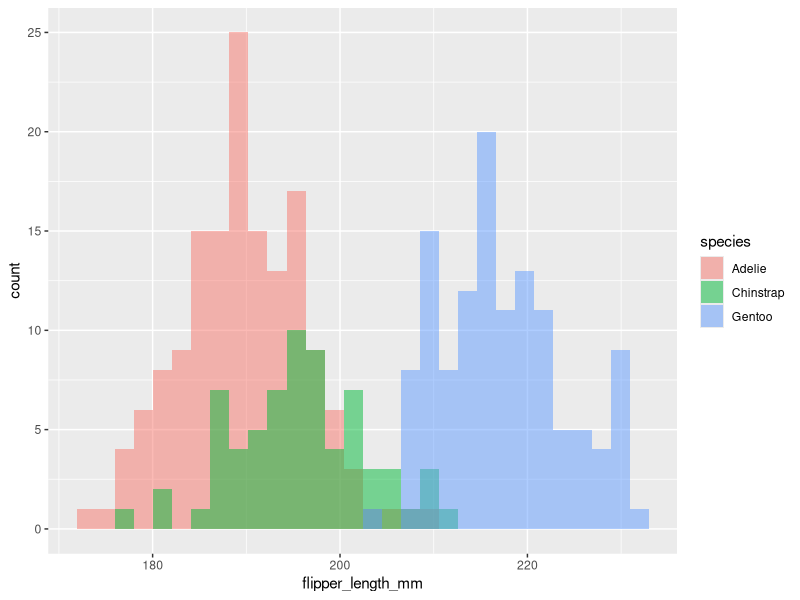

Here is the R script that generated this plot: (Note: this script raises an error after producing the figure.)
## ---- chunk 1
knitr::opts_chunk$set(message = FALSE, warning = FALSE)
## ---- chunk 2
# File management
library(here)
# for dplyr, ggplot2
library(tidyverse)
#Loading data
library(rio)

#for the penguins dataset
#install.packages('palmerpenguins')
library(palmerpenguins)

#Remove Scientific Notation 
options(scipen=999)
## ---- chunk 3
data(penguins)
## ---- chunk 4
#| code-fold: true
penguins %>% 
  group_by(species) %>% 
  summarize(
    mean_flipper = mean(flipper_length_mm, na.rm = TRUE),
    mean_mass = mean(body_mass_g, na.rm = TRUE),
    std_flipper = sd(flipper_length_mm, na.rm = TRUE), 
    std_mass = sd(body_mass_g, na.rm = TRUE), 
    cor_flip_mass = cor(flipper_length_mm, body_mass_g)
  )
## ---- chunk 5
penguins %>% 
  ggplot(aes(x = flipper_length_mm)) +
    geom_histogram(aes(fill = species), 
                   alpha = 0.5, 
                   position = "identity")
## ---- chunk 6
#| code-fold: true
data1 <- import("https://raw.githubusercontent.com/dharaden/dharaden.github.io/main/data/data1.csv") %>% 
  mutate(dataset = "data1")

data2 <- import("https://raw.githubusercontent.com/dharaden/dharaden.github.io/main/data/data2.csv") %>% 
  mutate(dataset = "data2")

data3 <- import("https://raw.githubusercontent.com/dharaden/dharaden.github.io/main/data/data3.csv") %>% 
  mutate(dataset = "data3")
## ---- chunk 7
three_data <- bind_rows(data1, data2, data3)
## ---- chunk 8
#| code-fold: true
three_data %>%
  group_by(dataset) %>% 
  summarize(
    mean_x = mean(x),
    mean_y = mean(y),
    std_x = sd(x), 
    std_y = sd(y), 
    cor_xy = cor(x,y)
  )
## ---- chunk 9
state_school <- import("https://raw.githubusercontent.com/dharaden/dharaden.github.io/main/data/NM-NY_CAS.csv")
